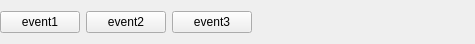
<?xml version="1.0" encoding="UTF-8"?>
<ui version="4.0">
 <class>MultiEventStateTest</class>
 <widget class="QWidget" name="MultiEventStateTest">
  <property name="geometry">
   <rect>
    <x>0</x>
    <y>0</y>
    <width>475</width>
    <height>41</height>
   </rect>
  </property>
  <property name="windowTitle">
   <string>Form</string>
  </property>
  <layout class="QHBoxLayout" name="horizontalLayout">
   <property name="leftMargin">
    <number>0</number>
   </property>
   <property name="rightMargin">
    <number>0</number>
   </property>
   <item>
    <widget class="QPushButton" name="btn_event_1">
     <property name="text">
      <string>event1</string>
     </property>
     <property name="checked">
      <bool>false</bool>
     </property>
    </widget>
   </item>
   <item>
    <widget class="QPushButton" name="btn_event_2">
     <property name="text">
      <string>event2</string>
     </property>
    </widget>
   </item>
   <item>
    <widget class="QPushButton" name="btn_event_3">
     <property name="text">
      <string>event3</string>
     </property>
    </widget>
   </item>
   <item>
    <spacer name="horizontalSpacer">
     <property name="orientation">
      <enum>Qt::Horizontal</enum>
     </property>
     <property name="sizeHint" stdset="0">
      <size>
       <width>229</width>
       <height>20</height>
      </size>
     </property>
    </spacer>
   </item>
  </layout>
 </widget>
 <resources/>
 <connections/>
</ui>
